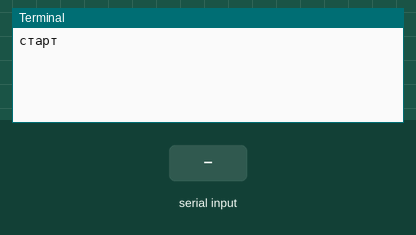
The program below on a simulated Raspberry Pi (BCM pin numbers). Parts: the last lines printed to the terminal. The test bench sets the inputs (shaded band). Files the program writes start out absent; the camera gives no picture and a still takes 0.5 s; the clock reads 2024-03-15 10:24:30 at power-on unless the program sets it.

Above: at 1.2 s.
1.3 s: "90\n" received over the second serial link
At 2.5 s:
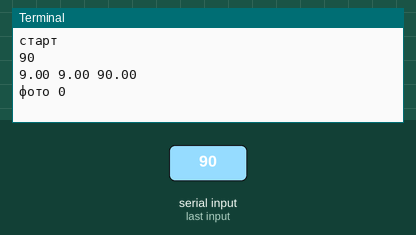
2.8 s: "200\n" received over the second serial link
At 3.2 s:
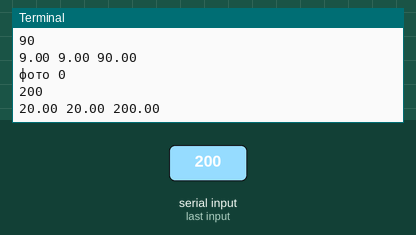

The program:

aero.py
```python
import picamera
import serial
import time
import os

class Uart:
    def __init__(self, port = '/dev/serial0', boud = 9600, timeout = 1):
        self.uart = serial.Serial(port, boud, timeout = timeout)
        self.uart.flush() # очистка юарта

    # Принять сообщение
    def accept_message(self):
        if self.uart.in_waiting > 0:
            line = self.uart.readline()
            print(line.decode("utf-8").rstrip())
            return line.decode("utf-8").rstrip()

    # распарсить сообщение
    def message_parse(self, message):

        ind_X = message.find("X")
        ind_Y = message.find("Y")
        ind_Z = message.find("Z")

        x = "{:.2f}".format(float(message[(ind_X + 1):(ind_Y)]))
        y = "{:.2f}".format(float(message[(ind_Y + 1):(ind_Z)]))
        z = "{:.2f}".format(float(message[(ind_Z + 1):]))
        print(x, y, z)
        return x, y, z


# допустимые разрешения для raspberry pi Camera v2.1
# 3280x2464
# 1920x1080
# 1640x1232
# 1640x922
# 1280x720
# 640x480
class Camera:
    def __init__(self, width_frame=1920, height_frame=1080, method=2):
        if method == 1:
            pass

        if method == 2:
            self.camera = picamera.PiCamera(sensor_mode=1, framerate=24)
            self.camera.resolution = (1920, 1080)
            self.camera.framerate = 30
            self.camera.exposure_mode = "antishake"
            self.camera.iso = 500
            self.camera.shutter_speed = 10000

        self.num_photo = 0
        self.file = open("photo.txt", "w")  # создание текстового файла


    def get_photoCV(self, x, y, z):
        # получение и сохранение фотографии

        ret, frame = self.cap.read()
        path = str(self.num_photo) + ".jpg"
        cv2.imwrite(path, frame)
        print("фото", self.num_photo)
        # запись координат и номера фотографии
        self.get_txt(x, y, z)
        self.num_photo = self.num_photo + 1

    def get_photo_piCam(self,x ,y, z):
        path = "1_" + str(self.num_photo) + ".jpg"
        self.camera.capture(path)
        print("фото", self.num_photo)
        # запись координат и номера фотографии
        self.get_txt(x, y, z)
        self.num_photo = self.num_photo + 1

    # запись в файл
    def get_txt(self, x, y, z):
        string = "1_" + str(self.num_photo) + ".jpg" + " " + str(x) + " " + str(y) + " " + str(z) + "\n"
        self.file.write(string)

start = False
delta = 1
time_work = 0
if __name__ == '__main__':
    os.system("rm *.txt")
    os.system("rm *.jpg")


    uart = Uart('/dev/serial0', 9600, 1)
    cam = Camera(width_frame=1920, height_frame=1080, method=2)

    t1 = time.time()
    print("старт")
    while True:

        line = uart.accept_message() # чтение из юарта

        if line is not None:
            x, y, z = uart.message_parse(line)
            cam.get_photo_piCam(x, y, z)
            start = True

        if (time.time() - t1 >= delta) and (start == True):
            time_work = time_work + 1

            if time_work >= 10:
                print("Время работы:", time_work, "сек")

            t1 = time.time()
```

Measured:
- after the input at 1.3 s, the terminal: prints a new line at once (image 1)
- after the input at 2.8 s, the terminal: prints a new line at once (image 2)
